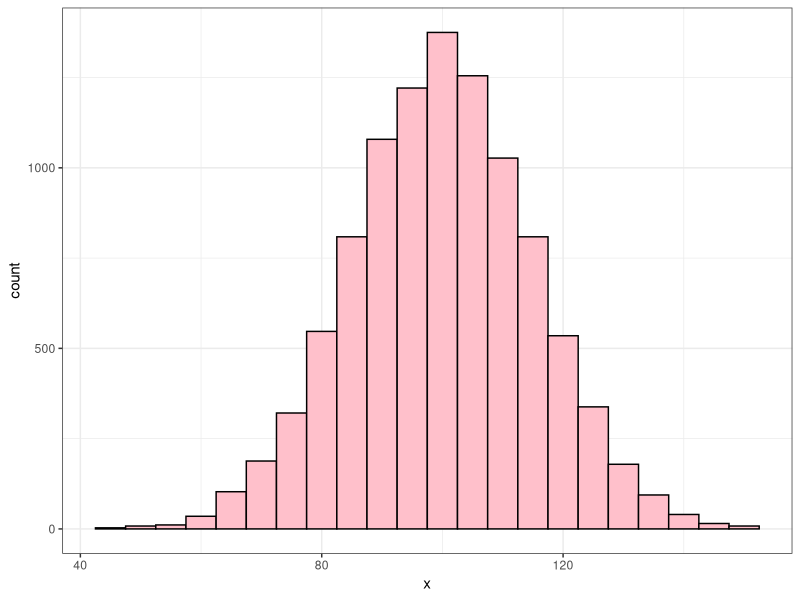

The R script that drew this image: (Note: this script raises an error after producing the figure.)
## ---- chunk 1
library(ggplot2)
knitr::opts_chunk$set(echo = TRUE, comment = NA, fig.align = "center", warning = FALSE, message = FALSE)
## ---- chunk 2
stuff <- rnorm(10000, 100, 15)
DF <- data.frame(x = stuff)
library(ggplot2)
ggplot(data = DF, aes(x = x)) + 
      geom_histogram(fill = "pink", color = "black", binwidth = 5) + 
      theme_bw()
## ---- chunk 3
knitr::kable(head(iris), booktabs = TRUE,  caption = 'The first six rows of `iris`')
## ---- chunk 4
PackagesUsed <- c("ggplot2", "bookdown")
# Write bib information
knitr::write_bib(PackagesUsed, file = "./packages.bib")
# Load packages
lapply(PackagesUsed, library, character.only = TRUE)
## ---- chunk 5
library(dplyr)
NDF <- DF %>%
  summarize(Mean = mean(x), SD = sd(x), iqr = IQR(x))
NDF  
## ---- chunk 6
library(MASS)
quine %>%
  group_by(Sex, Lrn) %>%
  filter(Days > 2, Days < 10) %>%
  summarize(mean(Days), median(Days), sd(Days), IQR(Days), n())
## ---- chunk 7
quine %>%
  filter(Days > 2, Days < 10) %>%
  ggplot(mapping = aes(x = Sex, y = Days)) +
  geom_boxplot() +
  theme_bw() + 
  facet_grid(Lrn ~ .)
